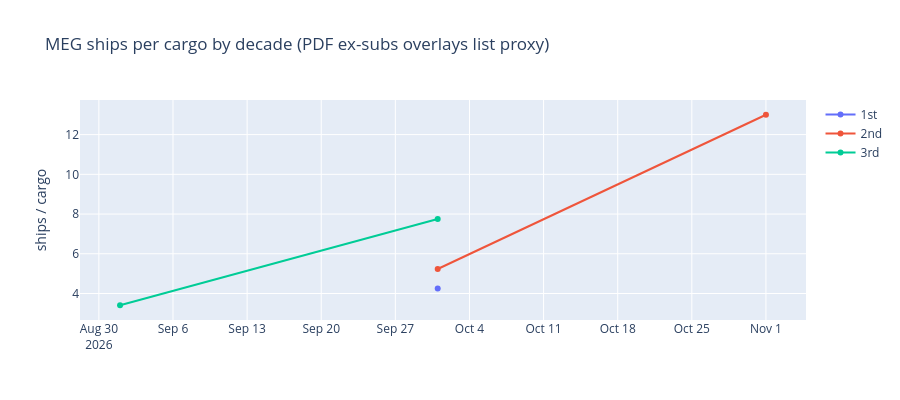

The cell this chart's notebook holds for it:
### Markdown cell above
## D. Ships per cargo

Prefer evening PDF `MEG_SHIPS_EX_SUBS`. Fallback: mean MEG position-list size in that decade (proxy — not ex-subs).

### Code cell
# Base = list proxy; overlay evening PDF ships-ex-subs where parsed (PDF wins).
meg_list = load_all_meg_lists(CLARK)
ships = ships_proxy_from_meg_list(meg_list)
pdf_parts = []
for pdf in sorted(set(CLARK.glob("*Evening*.pdf")) | set(CLARK.glob("*evening*.pdf"))):
    try:
        part = ships_from_evening_pdf(pdf)
        if not part.empty:
            pdf_parts.append(part)
            print("parsed ships", pdf.name, len(part))
    except Exception as exc:  # noqa: BLE001
        print("skip", pdf.name, type(exc).__name__, exc)
if pdf_parts:
    pdf_ships = pd.concat(pdf_parts, ignore_index=True).drop_duplicates(["month", "decade"], keep="last")
    ships = pd.concat([ships, pdf_ships], ignore_index=True).drop_duplicates(["month", "decade"], keep="last")

spc = ships_per_cargo(meg, ships, cargo_col="meg_plus_rsea", ships_col="ships")
spc.to_parquet(CACHE / "clarksons_ships_per_cargo.parquet", index=False)
src_counts = ships.groupby("ships_source").size().to_dict() if "ships_source" in ships.columns else {}
display(Markdown(f"Ships rows by source: `{src_counts}`. SPC rows: **{len(spc)}**."))
display(spc.tail(12))

if not spc.empty:
    fig_p = go.Figure()
    for decade in ["1st", "2nd", "3rd"]:
        sub = spc.loc[spc["decade"] == decade]
        fig_p.add_trace(go.Scatter(x=sub["month"], y=sub["ships_per_cargo"], name=decade, mode="lines+markers"))
    fig_p.update_layout(
        title="MEG ships per cargo by decade (PDF ex-subs overlays list proxy)",
        height=400,
        yaxis_title="ships / cargo",
    )
    fig_p.show()

### Figure 1 — Plotly figure (JSON) as saved in the notebook; plotly's stock layout.template omitted (floating-point values rounded to 4 significant figures)
{"data": [{"mode": "lines+markers", "name": "1st", "type": "scatter", "x": ["2026-10-01T00:00:00.000000000", "2026-11-01T00:00:00.000000000"], "y": [4.253, null]}, {"mode": "lines+markers", "name": "2nd", "type": "scatter", "x": ["2026-10-01T00:00:00.000000000", "2026-11-01T00:00:00.000000000"], "y": [5.235, 13]}, {"mode": "lines+markers", "name": "3rd", "type": "scatter", "x": ["2026-09-01T00:00:00.000000000", "2026-10-01T00:00:00.000000000"], "y": [3.409, 7.75]}], "layout": {"height": 400, "title": {"text": "MEG ships per cargo by decade (PDF ex-subs overlays list proxy)"}, "yaxis": {"title": {"text": "ships / cargo"}}}}
